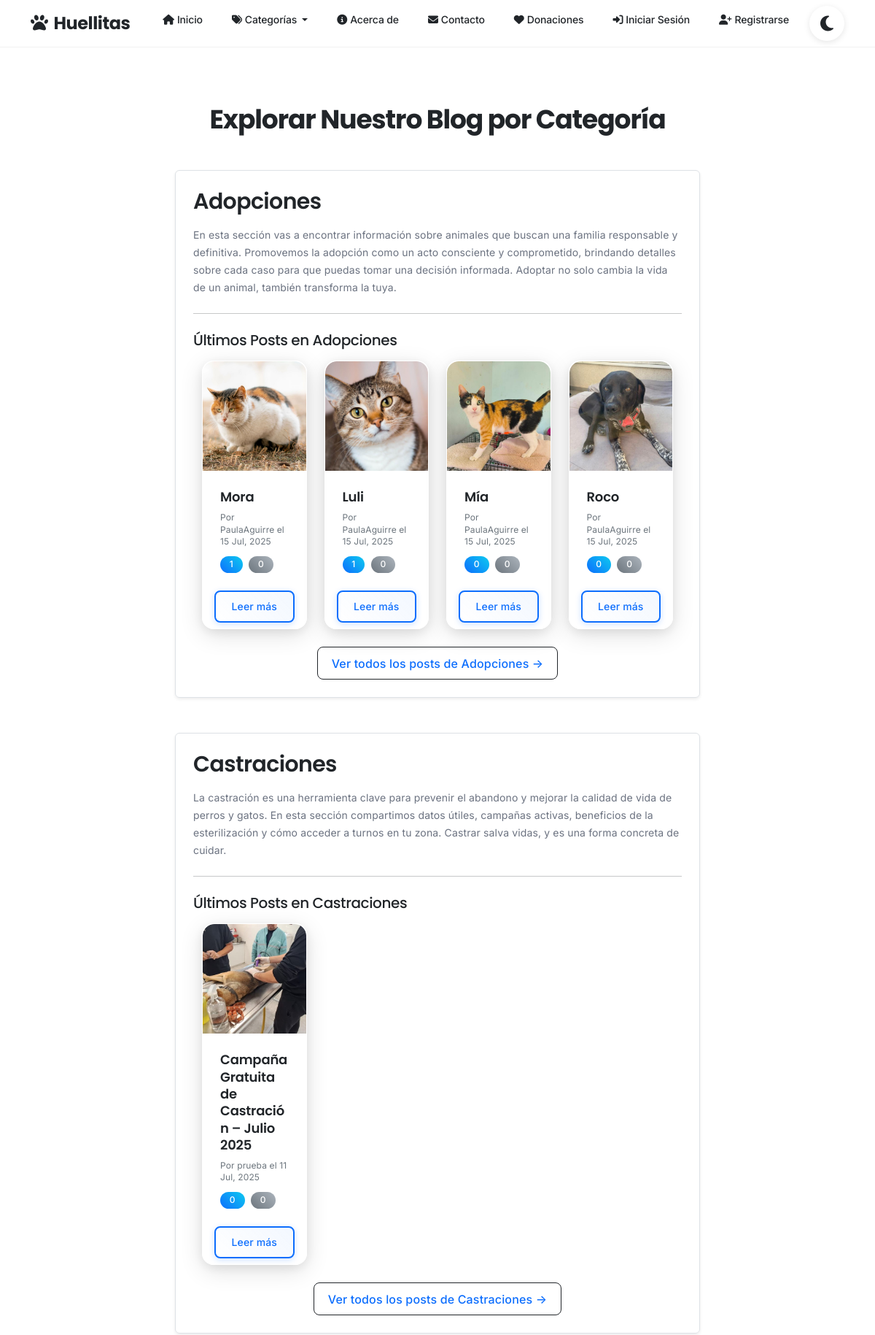
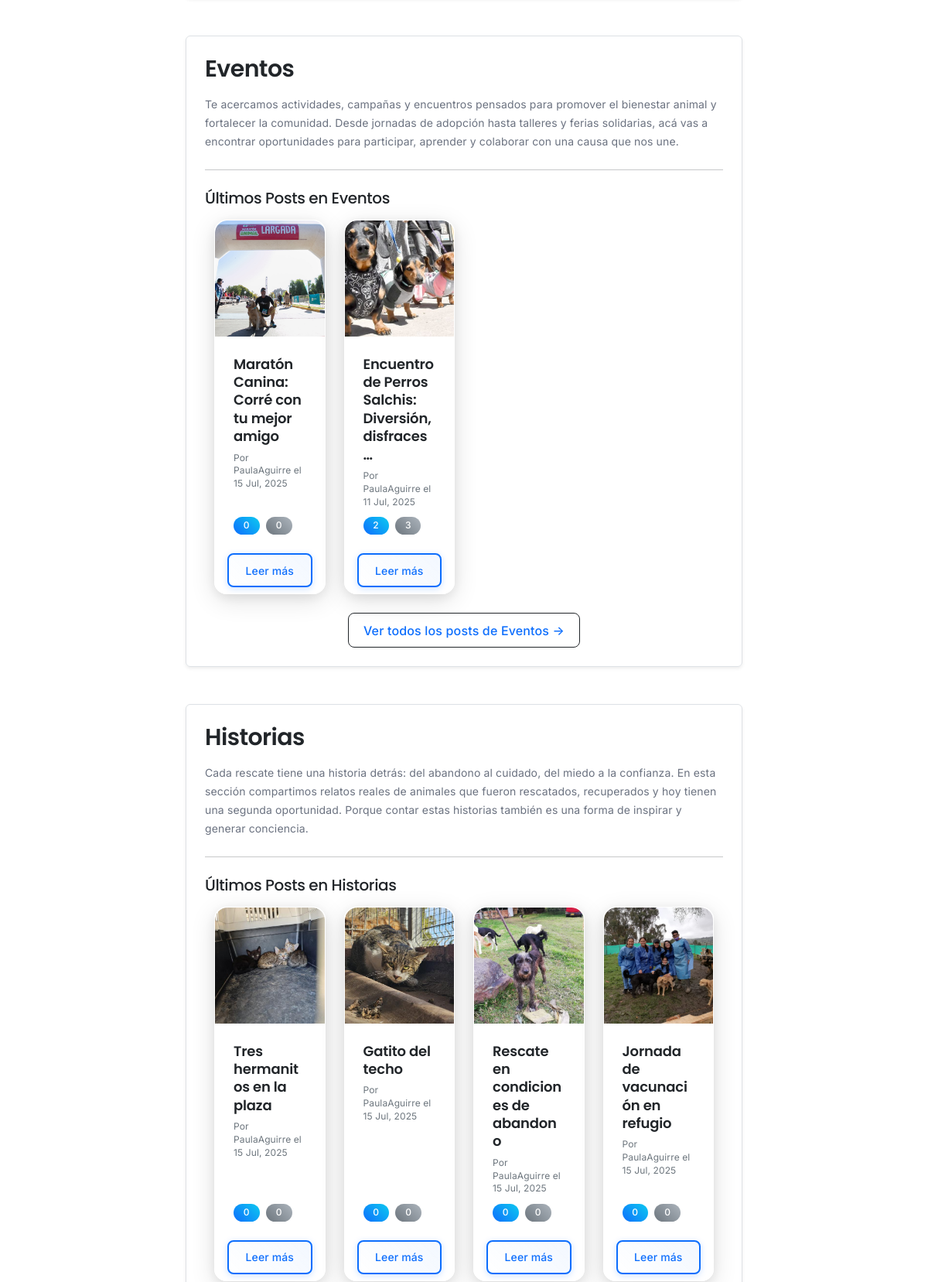
Page /categorias/ (upper part) on the committed database (2 pictures, top to bottom).
### blog/models.py (models this page shows, shortened)
class Categoria(models.Model):
    nombre = models.CharField(max_length=100, unique=True) # unique=True asegura que no haya categorías con el mismo nombre
    descripcion = models.TextField(blank=True, null=True, help_text="Descripción breve de la categoría")
    class Meta:
        verbose_name_plural = "Categorías" # Para que se muestre bien en el admin
    def get_absolute_url(self):
        return reverse('category_detail', kwargs={'pk': self.pk})

class Post(models.Model):
    titulo = models.CharField(max_length=200)
    contenido = models.TextField()
    fecha_publicacion = models.DateTimeField(auto_now_add=True) # Se establece automáticamente al crear el post
    autor = models.ForeignKey(User, on_delete=models.CASCADE, related_name='posts') # Un post pertenece a un usuario. Si el usuario se elimina, sus posts también.
    categoria = models.ForeignKey(Categoria, on_delete=models.SET_NULL, null=True, blank=True) # Un post puede tener una categoría. Si la categoría se elimina, el campo se pone a NULL.
    imagen_portada = models.ImageField(upload_to='post_images/', null=True, blank=True) # Opcional: permite subir imágenes
    class Meta:
        ordering = ['-fecha_publicacion'] # Por defecto, los posts se ordenarán del más nuevo al más viejo
    @property
    def total_likes(self):
        return self.likes.count() # 'likes' es el related_name del ForeignKey en el modelo Like

### blog/views.py (the view)
# urls.py: path('categorias/', CategoryOverviewView.as_view(), name='category_overview'), # ¡Esta será la nueva página de inicio!
class CategoryOverviewView(View):
    template_name = 'blog/category_overview.html'
    def get(self, request, *args, **kwargs):
        categorias = Categoria.objects.all().order_by('nombre') # Ordenar categorías por nombre
        categories_data = []
        for categoria in categorias:
            posts_for_category = Post.objects.filter(categoria=categoria).order_by('-fecha_publicacion')[:4]
            categories_data.append({
                'category_object': categoria,
                'posts': posts_for_category
            })
        context = {
            'categories_data': categories_data
        }
        return render(request, self.template_name, context)

### blog/context_processors.py (called while the page is built)
def categorias_globales(request):
    return {
        'categorias': Categoria.objects.all()
    }

### blog/templates/blog/category_overview.html (shortened to what this page needs)
{% extends 'blog/base.html' %}
{% block content %}
    <h1 class="mb-5 text-center">Explorar Nuestro Blog por Categoría</h1>
    {% for category_data in categories_data %}
        <div class="category-section mb-5 p-4 rounded shadow-sm border">
            <h2 class="mb-3">
                <a href="{% url 'post_list' %}?categoria={{ category_data.category_object.nombre }}" class="text-decoration-none text-primary">
                    {{ category_data.category_object.nombre }}
                </a>
            </h2>
            {% if category_data.category_object.descripcion %}
                <p class="lead text-muted">{{ category_data.category_object.descripcion }}</p>
            {% else %}
                <p class="lead text-muted">No hay descripción disponible para esta categoría.</p>
            {% endif %}
            <hr class="my-4">
            <h4 class="mb-3">Últimos Posts en {{ category_data.category_object.nombre }}</h4>
            {% if category_data.posts %}
                <div class="row row-cols-1 row-cols-md-2 row-cols-lg-4 g-4">
                    {% for post in category_data.posts %}
                        <div class="col">
                            <div class="card h-100 shadow-sm">
                                {% if post.imagen_portada %}
                                    <img src="{{ post.imagen_portada.url }}" class="card-img-top" alt="{{ post.titulo }}" style="height: 150px; object-fit: cover;">
                                {% endif %}
                                <div class="card-body d-flex flex-column">
                                    <h5 class="card-title"><a href="{% url 'post_detail' post.pk %}" class="text-dark text-decoration-none">{{ post.titulo|truncatechars:50 }}</a></h5>
                                    <p class="card-text text-muted small mb-auto">
                                        Por {{ post.autor.username }} el {{ post.fecha_publicacion|date:"d M, Y" }}
                                    </p>
                                    <div class="mt-2">
                                        <span class="badge bg-primary me-1">
                                             {{ post.total_likes }}
                                        </span>
                                        <span class="badge bg-secondary">
                                             {{ post.comentarios.count }}
                                        </span>
                                    </div>
                                </div>
                                <div class="card-footer bg-white border-top-0 pt-0">
                                    <a href="{% url 'post_detail' post.pk %}" class="btn btn-sm btn-outline-primary w-100">Leer más</a>
                                </div>
                            </div>
                        </div>
                    {% endfor %}
                </div>
                <div class="text-center mt-4">
                    <a href="{% url 'post_list' %}?categoria={{ category_data.category_object.nombre }}" class="btn btn-outline-dark">
                        Ver todos los posts de {{ category_data.category_object.nombre }} &rarr;
                    </a>
                </div>
            {% else %}
                <p class="text-muted">No hay posts aún en esta categoría. ¡Sé el primero en publicar uno!</p>
            {% endif %}
        </div>
    {% empty %}
        <div class="alert alert-info text-center" role="alert">
            No hay categorías disponibles en este momento.
        </div>
    {% endfor %}
{% endblock %}

### blog/templates/blog/base.html (style rules this page uses)
body { padding-top: 70px; }

### rows in the picture
Categoria: category_object.nombre "Adopciones", category_object.descripcion "En esta sección vas a encontrar información sobre animales que buscan una familia responsable y definitiva. Promovemos la adopción como un acto consciente y comprometido, brindando detalles sobre cada caso para que puedas tomar una decisión informada. Adoptar no solo cambia la vida de un animal, también transforma la tuya."
Post: imagen_portada (picture), titulo "Mora", autor.username "PaulaAguirre", fecha_publicacion "15 Jul, 2025", total_likes "1", comentarios.count "0"
Post: imagen_portada (placeholder picture), titulo "Luli", autor.username "PaulaAguirre", fecha_publicacion "15 Jul, 2025", total_likes "1", comentarios.count "0"
Post: imagen_portada (picture), titulo "Mía", autor.username "PaulaAguirre", fecha_publicacion "15 Jul, 2025", total_likes "0", comentarios.count "0"
Post: imagen_portada (picture), titulo "Roco", autor.username "PaulaAguirre", fecha_publicacion "15 Jul, 2025", total_likes "0", comentarios.count "0"
Categoria: category_object.nombre "Castraciones", category_object.descripcion "La castración es una herramienta clave para prevenir el abandono y mejorar la calidad de vida de perros y gatos. En esta sección compartimos datos útiles, campañas activas, beneficios de la esterilización y cómo acceder a turnos en tu zona. Castrar salva vidas, y es una forma concreta de cuidar."
Post: imagen_portada (picture), titulo "Campaña Gratuita de Castración – Julio 2025", autor.username "prueba", fecha_publicacion "11 Jul, 2025", total_likes "0", comentarios.count "0"
Categoria: category_object.nombre "Eventos", category_object.descripcion "Te acercamos actividades, campañas y encuentros pensados para promover el bienestar animal y fortalecer la comunidad. Desde jornadas de adopción hasta talleres y ferias solidarias, acá vas a encontrar oportunidades para participar, aprender y colaborar con una causa que nos une."
Post: imagen_portada (picture), titulo "Maratón Canina: Corré con tu mejor amigo", autor.username "PaulaAguirre", fecha_publicacion "15 Jul, 2025", total_likes "0", comentarios.count "0"
Post: imagen_portada (picture), titulo "Encuentro de Perros Salchis: Diversión, disfraces…", autor.username "PaulaAguirre", fecha_publicacion "11 Jul, 2025", total_likes "2", comentarios.count "3"
Categoria: category_object.nombre "Historias", category_object.descripcion "Cada rescate tiene una historia detrás: del abandono al cuidado, del miedo a la confianza. En esta sección compartimos relatos reales de animales que fueron rescatados, recuperados y hoy tienen una segunda oportunidad. Porque contar estas historias también es una forma de inspirar y generar conciencia."
Post: imagen_portada (picture), titulo "Tres hermanitos en la plaza", autor.username "PaulaAguirre", fecha_publicacion "15 Jul, 2025", total_likes "0", comentarios.count "0"
Post: imagen_portada (picture), titulo "Gatito del techo", autor.username "PaulaAguirre", fecha_publicacion "15 Jul, 2025", total_likes "0", comentarios.count "0"
Post: imagen_portada (picture), titulo "Rescate en condiciones de abandono", autor.username "PaulaAguirre", fecha_publicacion "15 Jul, 2025", total_likes "0", comentarios.count "0"
Post: imagen_portada (picture), titulo "Jornada de vacunación en refugio", autor.username "PaulaAguirre", fecha_publicacion "15 Jul, 2025", total_likes "0", comentarios.count "0"
